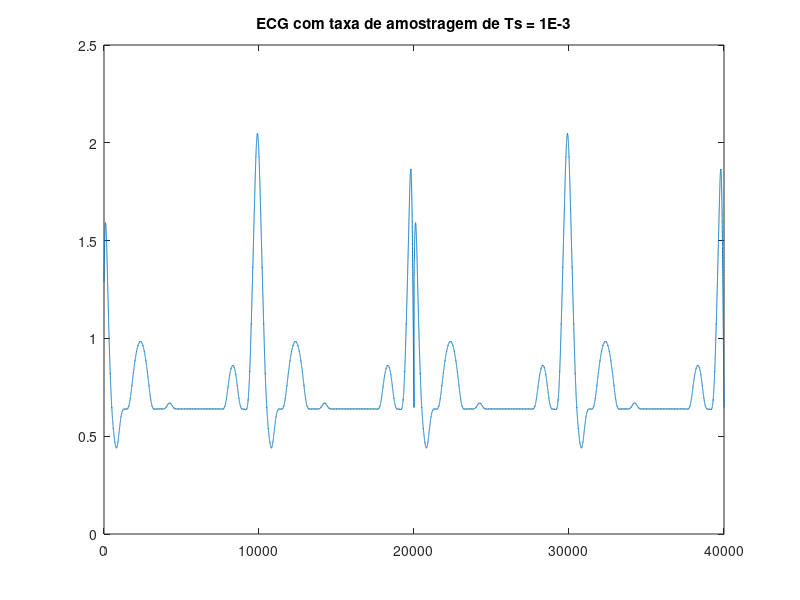

This chart was generated by the following MATLAB code: (Note: this script raises an error after producing the figure.)
%% Rafael Corsi 
% Núcleo de Sistemas Eletrônicos Embarcados - NSE^2
% Script de geração de ECG para tratamento de sinais em HIL
% com o Elvis USB
clear all;
close all;

%% Taxa de amostragem
Ts = 0.1E-3;
Fs = 1/Ts;

%% Carrega dados previamente gerados com script em ECG_api
load ecg_dados;

% Cria vetor de dados utilizado pelo simulink
dado.time = [];

% Interpola o dado linearmente para alteara a taxa de amostragem
x_interpolacao = Fs/(size(ecg_p.x,2)/max(ecg_p.x));
dado.signals.values = interp(ecg_p.y', x_interpolacao) ; 

%% Plota sinal
figure
    plot([dado.signals.values; dado.signals.values])
    title('ECG com taxa de amostragem de Ts = 1E-3')

%% FFT do ECG sem ruído
% implementar 


%% Executa simulação
ecg_modelo;

%% Plota gráfico do ECG
% implementar

figure
plot(ecg_noise(:,2),ecg_noise(:,1))
title('ECG com ruído')

%% FFT do ECG com ruído
% implementar 

%% Plota gráfico do ECG filtrado
% implementar


%% FFT do ECG com ruído filtrado
% implementar 

   
%% ------------------------------- parte 2
% Executa HIL
%-------------------------------
% Vamos usar uma placa de aquisição para gerar sinais
% de um vetor

% aqui carregamos a lista de placas e escolhermos dentre elas uma
devices = daq.getDevices                      
devices(1)

s = daq.createSession('ni')

% configuramos a saída análogica 0
addAnalogOutputChannel(s,'Dev3',0,'Voltage')

% Configura a taxa de amostragem
s.Rate = Fs;

%% Validando saida - parte 1
% coloca 1 V no D/A para verifcar se está ok
outputSingleScan(s, 2)

%% Validando saida com sin - parte 2
outputSignal = sin(linspace(0,pi*2,s.Rate)');
plot(outputSignal);
xlabel('Time');
ylabel('Voltage');

% aqui usamos outra função, colocamos um vetor no buffer
queueOutputData(s,outputSignal);

% inicializa o processo
s.startForeground;

%% HIL do ECG sem ruido
ecg = [dado.signals.values; dado.signals.values; dado.signals.values];
queueOutputData(s,ecg);
s.startForeground;

%% HIL do ECG com ru�do
queueOutputData(s,ecg_noise(:,1));
s.startForeground;
